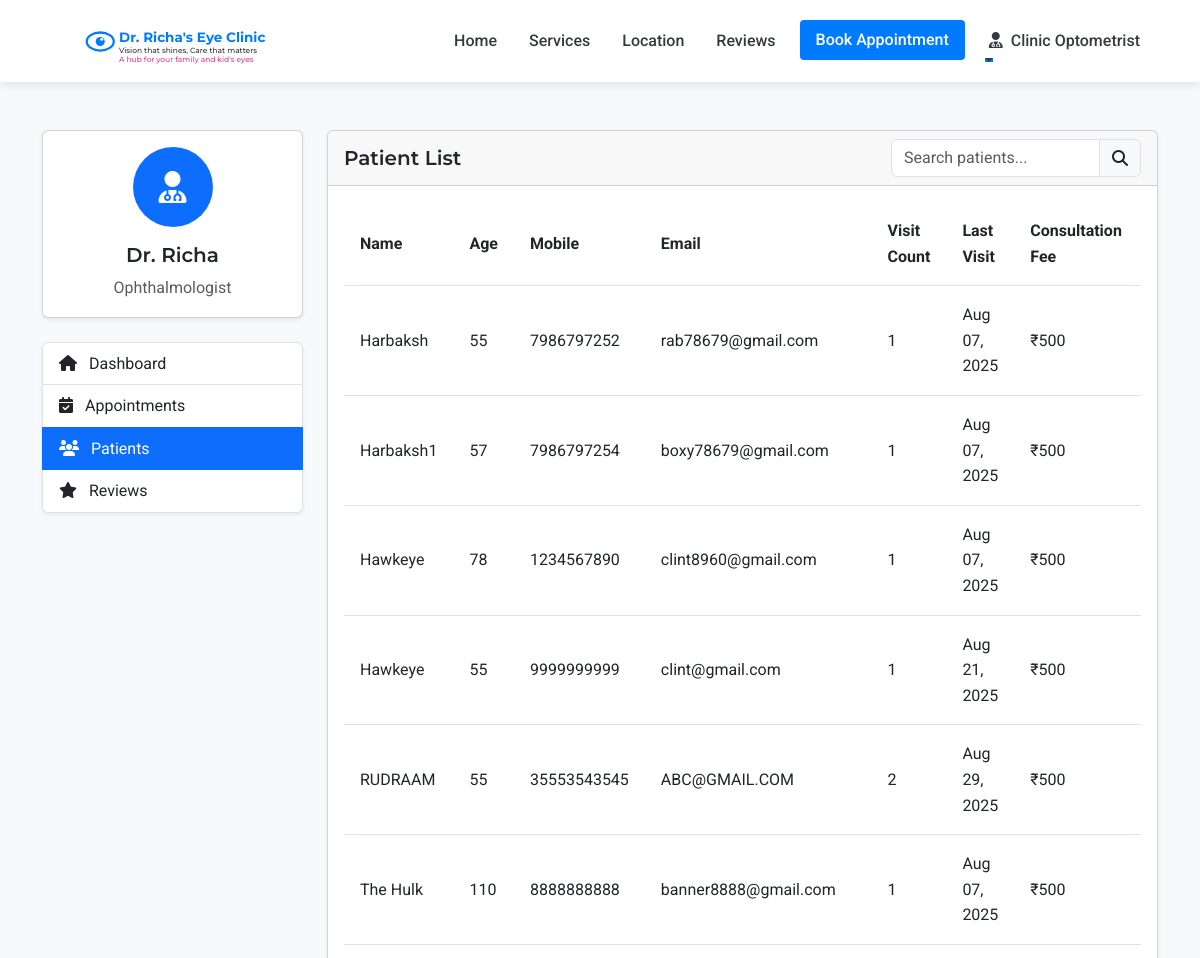
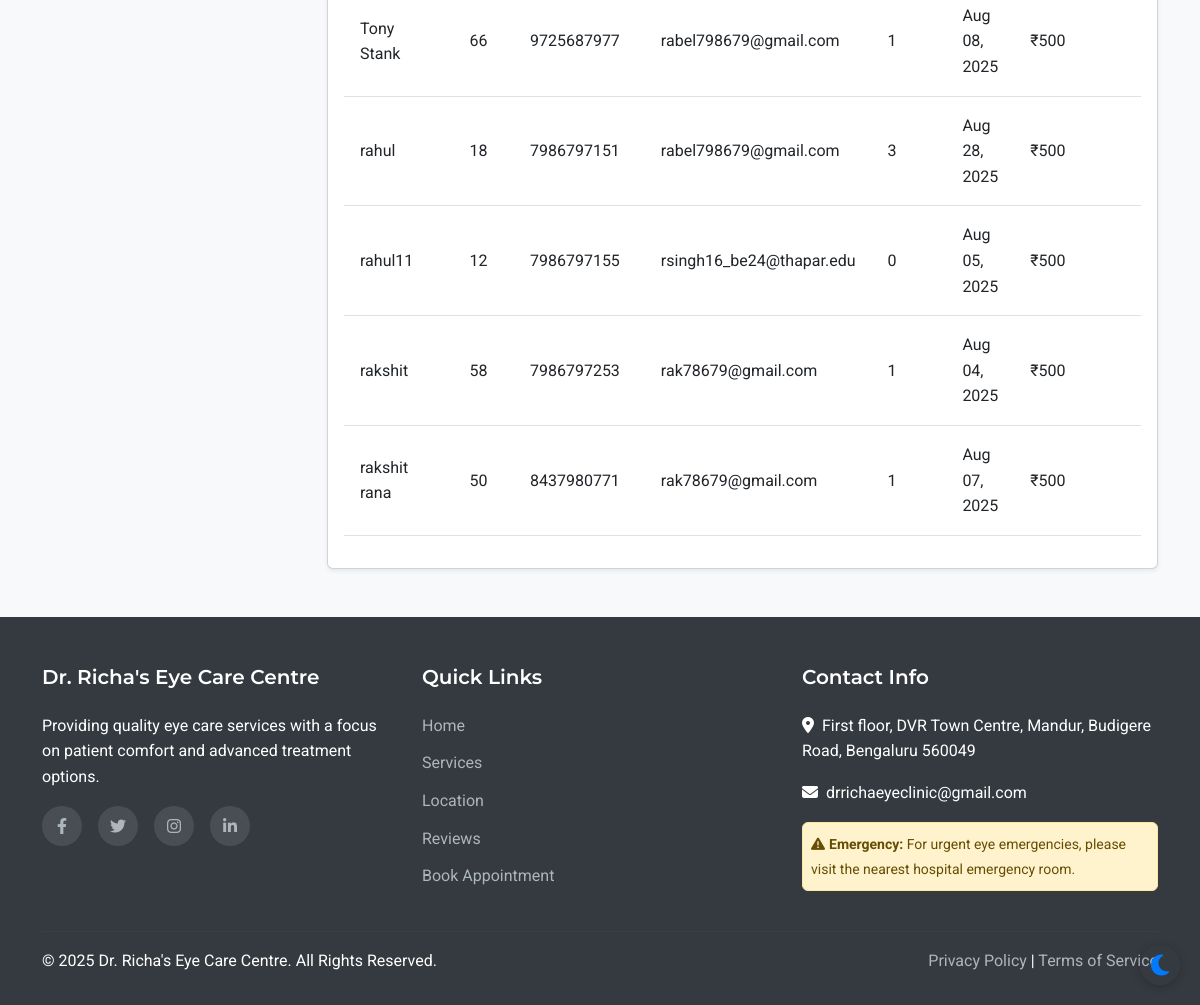
Page /admin/patients (signed in) on the committed database (2 pictures, top to bottom).
### models.py (models this page shows, shortened)
class Staff(UserMixin, db.Model):
    __abstract__ = True
    id = db.Column(db.Integer, primary_key=True)
    username = db.Column(db.String(64), unique=True, nullable=False)
    email = db.Column(db.String(120), unique=True, nullable=False)
    password_hash = db.Column(db.String(256), nullable=False)
    full_name = db.Column(db.String(100), nullable=False)
    mobile_number = db.Column(db.String(15), nullable=False)

class Assistant(Staff):
    __tablename__ = 'assistant'
    position = db.Column(db.String(100), nullable=True, default='Optometrist')
    full_name = db.Column(db.String(100), nullable=True, default='Optometrist')
    joining_date = db.Column(db.Date, nullable=True)
    salary_records = db.relationship('Salary', backref='assistant', lazy=True)

class Patient(UserMixin, db.Model):
    id = db.Column(db.Integer, primary_key=True)
    full_name = db.Column(db.String(100), nullable=False)
    mobile_number = db.Column(db.String(15), nullable=False)
    email = db.Column(db.String(100), nullable=True)
    age = db.Column(db.Integer, nullable=False)
    sex = db.Column(db.String(10), nullable=True)
    password_hash = db.Column(db.String(256), nullable=True)
    is_registered = db.Column(db.Boolean, default=False)
    created_at = db.Column(db.DateTime, nullable=False, default=datetime.utcnow)
    appointments = db.relationship('Appointment', backref='patient', lazy=True)
    doctor_prescriptions = db.relationship('DoctorPrescription', backref='patient', lazy=True)
    optometrist_prescriptions = db.relationship('OptometristPrescription', backref='patient', lazy=True)

class Appointment(db.Model):
    id = db.Column(db.Integer, primary_key=True)
    patient_id = db.Column(db.Integer, db.ForeignKey('patient.id'), nullable=False)
    appointment_date = db.Column(db.Date, nullable=False)
    appointment_time = db.Column(db.Time, nullable=False)
    primary_issue = db.Column(db.Text, nullable=True)
    referral_info = db.Column(db.String(255), nullable=True)
    status = db.Column(db.String(20), default='scheduled')  # scheduled, completed, cancelled
    created_at = db.Column(db.DateTime, default=datetime.utcnow)
    consultation_fee = db.Column(db.Float, nullable=False, default=500.0)
    payment_status = db.Column(db.String(20), default='pending')  # pending, paid

### routes.py (the view)
@app.route('/admin/patients')
@login_required
def admin_patients():
    if not (isinstance(current_user, Admin) or isinstance(current_user, Doctor) or isinstance(current_user, Assistant)):
        flash('Access denied. Staff privileges required.', 'danger')
        return redirect(url_for('index'))
    patients = Patient.query.order_by(Patient.full_name).all()
    return render_template('admin/patients.html', patients=patients)

### templates/admin/patients.html (shortened to what this page needs)
{% extends 'layout.html' %}
{% block content %}
<section class="py-5 bg-light">
    <div class="container">
        <div class="row">
            <div class="col-lg-3 mb-4">
                <div class="card shadow-sm mb-4">
                    <div class="card-body text-center">
                        <div class="avatar-circle bg-primary text-white mb-3">
                            <i class="fas fa-user-md fa-2x"></i>
                        </div>
                        <h5 class="card-title">Dr. Richa</h5>
                        <p class="card-text text-muted">Ophthalmologist</p>
                    </div>
                </div>
                <div class="list-group shadow-sm">
                    <a href="{{ url_for('admin_dashboard') }}" class="list-group-item list-group-item-action">
                        <i class="fas fa-home me-2"></i> Dashboard
                    </a>
                    <a href="{{ url_for('admin_appointments') }}" class="list-group-item list-group-item-action">
                        <i class="fas fa-calendar-check me-2"></i> Appointments
                    </a>
                    <a href="{{ url_for('admin_patients') }}" class="list-group-item list-group-item-action active">
                        <i class="fas fa-users me-2"></i> Patients
                    </a>
                    <a href="{{ url_for('admin_reviews') }}" class="list-group-item list-group-item-action">
                        <i class="fas fa-star me-2"></i> Reviews
                    </a>
                </div>
            </div>
            <div class="col-lg-9">
                <div class="card shadow-sm">
                    <div class="card-header d-flex justify-content-between align-items-center">
                        <h5 class="mb-0">Patient List</h5>
                        <div class="input-group" style="width: 250px;">
                            <input type="text" class="form-control" id="patientSearch" placeholder="Search patients...">
                            <span class="input-group-text"><i class="fas fa-search"></i></span>
                        </div>
                    </div>
                    <div class="card-body">
                        <div class="table-responsive">
                            <table class="table table-hover" id="patientsTable">
                                <thead>
                                    <tr>
                                        <th>Name</th>
                                        <th>Age</th>
                                        <th>Mobile</th>
                                        <th>Email</th>
                                        <th>Visit Count</th>
                                        <th>Last Visit</th>
                                        <th>Consultation Fee</th>
                                        <th class="text-center">Actions</th>
                                    </tr>
                                </thead>
                                <tbody>
                                    {% for patient in patients %}
                                        <tr>
                                            <td>{{ patient.full_name }}</td>
                                            <td>{{ patient.age }}</td>
                                            <td>{{ patient.mobile_number }}</td>
                                            <td>{{ patient.email }}</td>
                                            <td>{{ patient.appointments|length }}</td>
                                            <td>
                                                {% if patient.appointments %}
                                                    {% set last_appointment = patient.appointments|sort(attribute='appointment_date', reverse=True)|first %}
                                                    {{ last_appointment.appointment_date.strftime('%b %d, %Y') }}
                                                {% else %}
                                                    {{ patient.created_at.strftime('%b %d, %Y') }}
                                                {% endif %}
                                            </td>
                                            <td>₹500</td>
                                            <td>
                                            </td>
                                        </tr>
                                    {% endfor %}
                                </tbody>
                            </table>
                        </div>
                    </div>
                </div>
            </div>
        </div>
    </div>
</section>
{% endblock %}

### templates/layout.html (shortened to what this page needs)
<!DOCTYPE html>
<html lang="en">
<head>
    <link href="https://cdn.jsdelivr.net/npm/bootstrap@5.3.0-alpha1/dist/css/bootstrap.min.css" rel="stylesheet">
    <link rel="stylesheet" href="https://cdn.jsdelivr.net/npm/flatpickr/dist/flatpickr.min.css">
    <link rel="stylesheet" href="https://cdnjs.cloudflare.com/ajax/libs/font-awesome/6.1.1/css/all.min.css">
    <link rel="stylesheet" href="{{ url_for('static', filename='css/style.css') }}">
</head>
<body>
    <nav class="navbar navbar-expand-lg sticky-top">
        <div class="container">
            <a class="navbar-brand" href="{{ url_for('index') }}" id="clinic-logo">
                <div id="interactive-logo-container" style="height: 60px;"></div>
            </a>
            <div class="collapse navbar-collapse" id="navbarNav">
                <ul class="navbar-nav ms-auto">
                    <li class="nav-item">
                        <a class="nav-link {% if request.path == url_for('index') %}active{% endif %}" href="{{ url_for('index') }}">Home</a>
                    </li>
                    <li class="nav-item">
                        <a class="nav-link {% if request.path == url_for('services') %}active{% endif %}" href="{{ url_for('services') }}">Services</a>
                    </li>
                    <li class="nav-item">
                        <a class="nav-link {% if request.path == url_for('location') %}active{% endif %}" href="{{ url_for('location') }}">Location</a>
                    </li>
                    <li class="nav-item">
                        <a class="nav-link {% if request.path == url_for('reviews') %}active{% endif %}" href="{{ url_for('reviews') }}">Reviews</a>
                    </li>
                    <li class="nav-item">
                        <a class="nav-link btn btn-primary text-white px-3 ms-lg-2" href="{{ url_for('appointment') }}">Book Appointment</a>
                    </li>
                    {% if current_user.is_authenticated %}
                        {% if current_user.__class__.__name__ == 'Patient' %}
                            <li class="nav-item dropdown">
                                <a class="nav-link dropdown-toggle" href="#" id="navbarDropdown" role="button" data-bs-toggle="dropdown" aria-expanded="false">
                                    <i class="fas fa-user me-1"></i> {{ current_user.full_name }}
                                </a>
                                <ul class="dropdown-menu dropdown-menu-end" aria-labelledby="navbarDropdown">
                                    <li><a class="dropdown-item" href="{{ url_for('patient_dashboard') }}">Dashboard</a></li>
                                    <li><a class="dropdown-item" href="{{ url_for('patient_appointments') }}">My Appointments</a></li>
                                    <li><a class="dropdown-item" href="{{ url_for('patient_medical_records') }}">Medical Records</a></li>
                                    <li><hr class="dropdown-divider"></li>
                                    <li><a class="dropdown-item" href="{{ url_for('patient_logout') }}">Logout</a></li>
                                </ul>
                            </li>
                        {% else %}
                            <li class="nav-item dropdown">
                                <a class="nav-link dropdown-toggle" href="#" id="navbarDropdown" role="button" data-bs-toggle="dropdown" aria-expanded="false">
                                    <i class="fas fa-user-md me-1"></i> {{ current_user.full_name }}
                                </a>
                            </li>
                        {% endif %}
                    {% endif %}
                </ul>
            </div>
        </div>
    </nav>
    <main>
        {% block content %}{% endblock %}
    </main>
    <footer>
        <div class="container">
            <div class="row">
                <div class="col-md-4 mb-4 mb-md-0">
                    <h5>Dr. Richa's Eye Care Centre</h5>
                    <p class="mb-3">Providing quality eye care services with a focus on patient comfort and advanced treatment options.</p>
                    <div class="social-icons">
                        <a href="#" aria-label="Facebook"><i class="fab fa-facebook-f"></i></a>
                        <a href="#" aria-label="Twitter"><i class="fab fa-twitter"></i></a>
                        <a href="#" aria-label="Instagram"><i class="fab fa-instagram"></i></a>
                        <a href="#" aria-label="LinkedIn"><i class="fab fa-linkedin-in"></i></a>
                    </div>
                </div>
                <div class="col-md-4 mb-4 mb-md-0">
                    <h5>Quick Links</h5>
                    <ul>
                        <li><a href="{{ url_for('index') }}">Home</a></li>
                        <li><a href="{{ url_for('services') }}">Services</a></li>
                        <li><a href="{{ url_for('location') }}">Location</a></li>
                        <li><a href="{{ url_for('reviews') }}">Reviews</a></li>
                        <li><a href="{{ url_for('appointment') }}">Book Appointment</a></li>
                    </ul>
                </div>
                <div class="col-md-4">
                        <h5>Contact Info</h5>
                        <p><i class="fas fa-map-marker-alt me-2"></i>First floor, DVR Town Centre, Mandur, Budigere Road, Bengaluru 560049</p>
                        <p><i class="fas fa-envelope me-2"></i>drrichaeyeclinic@gmail.com</p>
                        <div class="alert alert-warning mt-3 p-2">
                            <small><i class="fas fa-exclamation-triangle me-1"></i><strong>Emergency:</strong> For urgent eye emergencies, please visit the nearest hospital emergency room.</small>
                        </div>
                    </div>
            </div>
            <hr class="mt-4 mb-3" style="border-color: rgba(255,255,255,0.1);">
            <div class="row">
                <div class="col-md-6">
                    <p class="mb-md-0">&copy; {{ now.year }} Dr. Richa's Eye Care Centre. All Rights Reserved.</p>
                </div>
                <div class="col-md-6 text-md-end">
                    <p class="mb-0">
                        <a href="#">Privacy Policy</a> |
                        <a href="#">Terms of Service</a>
                    </p>
                </div>
            </div>
        </div>
    </footer>
</body>
</html>

### rows in the picture
Assistant: full_name "Clinic Optometrist"
Patient: full_name "Harbaksh", age "55", mobile_number "7986797252", email "rab78679@gmail.com", appointments|length "1"
Appointment: appointment_date "Aug 07, 2025"
Patient: full_name "Harbaksh1", age "57", mobile_number "7986797254", email "boxy78679@gmail.com", appointments|length "1"
Appointment: appointment_date "Aug 07, 2025"
Patient: full_name "Hawkeye", age "78", mobile_number "1234567890", email "clint8960@gmail.com", appointments|length "1"
Appointment: appointment_date "Aug 07, 2025"
Patient: full_name "Hawkeye", age "55", mobile_number "9999999999", email "clint@gmail.com", appointments|length "1"
Appointment: appointment_date "Aug 21, 2025"
Patient: full_name "RUDRAAM", age "55", mobile_number "35553543545", email "ABC@GMAIL.COM", appointments|length "2"
Appointment: appointment_date "Aug 29, 2025"
Patient: full_name "The Hulk", age "110", mobile_number "8888888888", email "banner8888@gmail.com", appointments|length "1"
Appointment: appointment_date "Aug 07, 2025"
Patient: full_name "Tony Stank", age "66", mobile_number "9725687977", email "rabel798679@gmail.com", appointments|length "1"
Appointment: appointment_date "Aug 08, 2025"
Patient: full_name "rahul", age "18", mobile_number "7986797151", email "rabel798679@gmail.com", appointments|length "3"
Appointment: appointment_date "Aug 28, 2025"
Patient: full_name "rahul11", age "12", mobile_number "7986797155", email "rsingh16_be24@thapar.edu", appointments|length "0", created_at "Aug 05, 2025"
Patient: full_name "rakshit", age "58", mobile_number "7986797253", email "rak78679@gmail.com", appointments|length "1"
Appointment: appointment_date "Aug 04, 2025"
Patient: full_name "rakshit rana", age "50", mobile_number "8437980771", email "rak78679@gmail.com", appointments|length "1"
Appointment: appointment_date "Aug 07, 2025"
